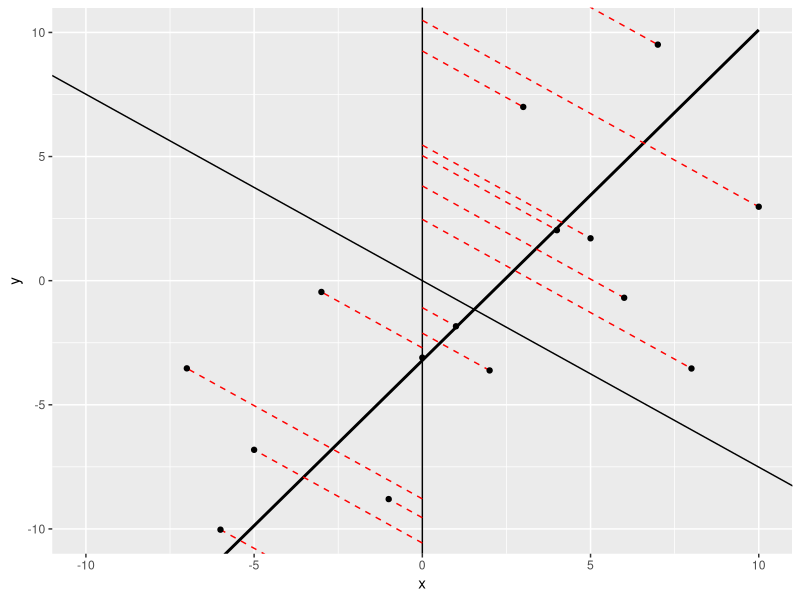

This figure's R source: (Note: this script raises an error after producing the figure.)
#####################################################
##                                                 ##
##     Global climate and population dynamics      ##
##                                                 ##
##    Testing linear detrending with simulation    ##
##                                                 ##
##                 May 8th 2020                    ##
##                                                 ##
#####################################################
rm(list = ls())
options(width = 100)

library(tidyverse)
library(grid)
library(gridExtra)

##__________________________________________________________________________________________________
#### 1. Set up data and model ####

# Testing a trend of 1.2
set.seed(100)
dat <- tibble(x = -10:10, y = 1.2*x - 4) %>% 
  mutate(y = y + rnorm(20, sd = 10))

mod <- lm(y ~ x, data = dat)

mod$coefficients[2]

##__________________________________________________________________________________________________
#### 2. Finding orthogonal (perpedicular) line and projections ####

# Orthogonal slope and y intercepts
orthSlope <- (-1) / mod$coefficients[2]
orthIntercepts <- dat$y - (orthSlope*dat$x)

# Projected x and y values based on the orthoganal
projX <- (mod$coefficients[1] - orthIntercepts) / # diff between line y intercept and orthogonal y intercepts
  (orthSlope - mod$coefficients[2]) # difference between the two slopes
projY <- orthIntercepts + (orthSlope * projX)

# Add in vertical fitted points from the mod too i.e. where each point is on the line
dat_proj <- mutate(dat, projX = projX, projY = projY,
                   projY_vert = fitted(mod)) 

##__________________________________________________________________________________________________
#### 3. Plots of the different residuals ####

# first plot to look at the orthogonal intercepts and orthogonal slope
ggplot(dat, aes(x,y)) + 
  geom_smooth(method = "lm", se = F,
              colour = "black") +
  geom_vline(xintercept = 0) +
  geom_abline(intercept = 0,
              slope = orthSlope) +
  geom_segment(aes(x = 0, xend = x,
                   y = orthIntercepts, yend = y),
               linetype = "dashed", colour = "red") +
  geom_point() +
  coord_cartesian(xlim = c(-10,10), ylim = c(-10,10)) 

# basic plot
basic <- ggplot(dat_proj, aes(x, y)) +
  geom_smooth(method = "lm", se = F, colour = "black") +
  geom_point(size = 2) +
  coord_cartesian(xlim = c(-15,15), ylim = c(-15,15)) +
  theme_bw(base_size = 12)

# standard residuals
vert_resid <- ggplot(dat_proj, aes(x, y)) +
  geom_segment(aes(xend = x, yend = projY_vert),
               linetype = "dashed", colour = "darkgreen") +
  geom_smooth(method = "lm", se = F, colour = "black") +
  geom_point(aes(x = x, y = projY_vert), 
             shape = 1, colour = "darkgreen") +
  geom_point(size = 2) +
  coord_cartesian(xlim = c(-15,15), ylim = c(-15,15)) +
  theme_bw(base_size = 12)

# orthogonal residuals
orth_resid <- ggplot(dat_proj, aes(x, y)) +
  geom_segment(aes(xend = projX, yend = projY),
               linetype = "dashed", colour = "blue") +
  geom_smooth(method = "lm", se = F, colour = "black") +
  geom_point(aes(x = projX, y = projY), 
             shape = 1, colour = "blue") +
  geom_point(size = 2) +
  coord_cartesian(xlim = c(-15,15), ylim = c(-15,15)) +
  theme_bw(base_size = 12)

ggsave(grid.arrange(basic, vert_resid, orth_resid, ncol = 3),
       filename = "plots/annual_abundance/detrending_test.jpeg",
       width = 12, height = 4, units = "in", dpi = 400)


##__________________________________________________________________________________________________
#### 4. Comparing orthogonal and vertical residuals ####

dat_resid <- dat_proj %>% 
  mutate(orth_resid = sqrt((projX - x)^2 + (projY - y)^2), # equation for the cartesian (euclidian) distance between two points
         vert_resid = resid(mod))

ggplot(dat_resid, aes(x = vert_resid, y = orth_resid)) +
  geom_point()

# These cartesian distances can't be negative
# Also probably don't need this orthogonal approach, as there isn't error in x i.e. The independent variable
# of years doesn't have error around it, 
# Therefore, it's probably sensible to use vertical residuals. They are also linked tightly, particularly in
# examples with few data points like this.




